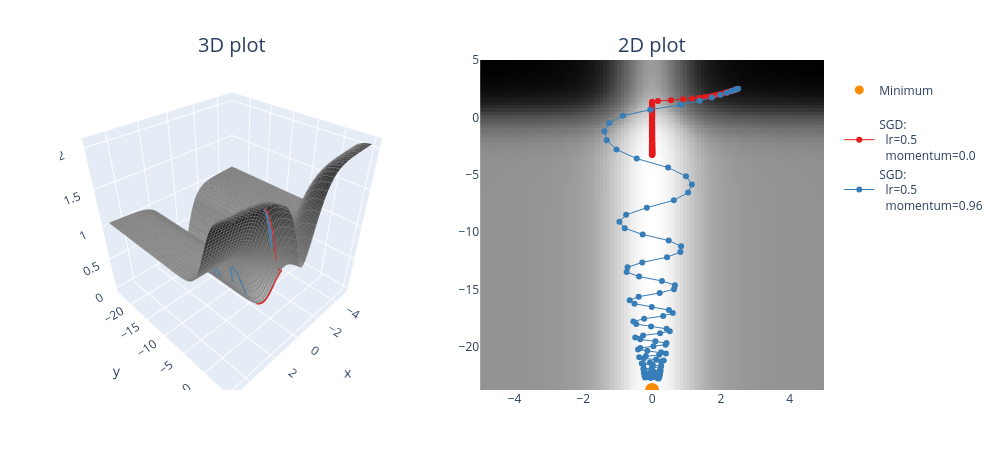

The code cell stored with this chart in its notebook:
### Markdown cell above
### Exercise - implement `opt_fn_with_sgd`

> ```yaml
> Difficulty: 🔴🔴🔴⚪⚪
> Importance: 🔵🔵🔵🔵⚪
>
> You should spend up to 15-20 minutes on this exercise.
> ```

Implement the `opt_fn_with_sgd` function using `torch.optim.SGD`. This function optimizes parameters `(x, y)` (which represent coordinates at which we evaluate a function) using gradient descent on that function value. In other words, this should look just like your optimization loops in previous days' material, except rather than passing in `model.parameters()` to your optimizer, you pass in `(xy,)` (because it needs to be an iterable of parameters, not just a single parameter).

Remember, your update steps `optimizer.step()` will automatically change the values of `xy` inplace - this means that you shouldn't store past values like `xy_list.append(xy)` because then past elements of that list will be modified when `xy` is updated. Instead, you should use something like `xy_list.append(xy.detach().clone())` to make sure you're returning a copy of the tensor, which won't continue to be modified.

We've also provided you with a function `plot_fn_with_points`, which plots a function as well as a list of points produced by functions like the one above. The code below starts from `(2.5, 2.5)` and adds the resulting trajectory of `(x, y)` coordinates to the contour plot. Does it find the minimum? Play with the learning rate and momentum a bit and see how close you can get within 100 iterations.

### Code cell
def opt_fn_with_sgd(
    fn: Callable, xy: Float[Tensor, "2"], lr=0.001, momentum=0.98, n_iters: int = 100
) -> Float[Tensor, "n_iters 2"]:
    """
    Optimize the a given function starting from the specified point.

    xy: shape (2,). The (x, y) starting point.
    n_iters: number of steps.
    lr, momentum: parameters passed to the torch.optim.SGD optimizer.

    Return: (n_iters+1, 2). The (x, y) values, from initial values to values after step `n_iters`.
    """
    # Make sure tensor has requires_grad=True, otherwise it can't be optimized (more on this tomorrow!)
    assert xy.requires_grad

    optimizer = optim.SGD([xy], lr=lr, momentum=momentum)
    param_hist = [xy.detach().clone()]

    for _ in range(n_iters):
        optimizer.zero_grad()
        loss = fn(*xy)
        loss.backward()
        optimizer.step()
        param_hist.append(xy.detach().clone())

    return t.stack(param_hist)


points = []

optimizer_list = [
    (optim.SGD, {"lr": 0.5, "momentum": 0.0}),
    (optim.SGD, {"lr": 0.5, "momentum": 0.96}),
]

for optimizer_class, params in optimizer_list:
    xy = t.tensor([2.5, 2.5], requires_grad=True)
    xys = opt_fn_with_sgd(pathological_curve_loss, xy=xy, lr=params["lr"], momentum=params["momentum"])
    points.append((xys, optimizer_class, params))
    print(f"{params=}, last point={xys[-1]}")

plot_fn_with_points(pathological_curve_loss, points=points, min_points=[(0, "y_min")])
